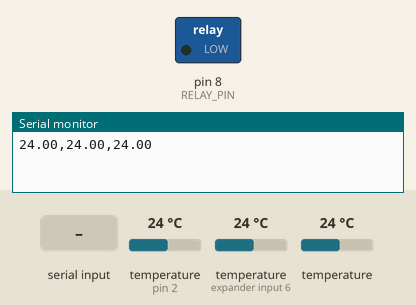
Recording of a sketch running on a simulated Arduino Uno, built with avr-gcc and run on an emulated ATmega328P. Shown: switched loads named in the sketch (green lamp = pin HIGH), the last lines printed to the serial monitor. Inputs (shaded band) come from the test bench; at power-on: temperature (sensors on pin 2, expander input 6) 24 °C, temperature 24 °C.

Above: at 1.9 s.
2.0 s: "ON\n" received over Serial
At 4.1 s:
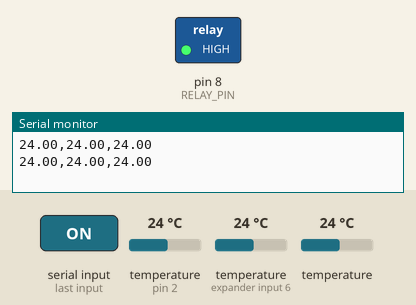
5.0 s: "OFF\n" received over Serial
At 7.1 s:
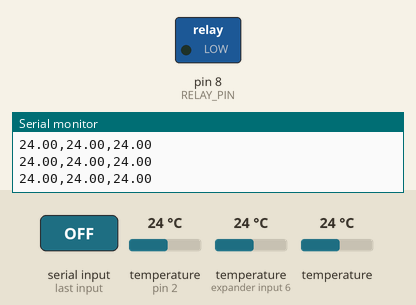
Timing chart, 0 to 8.6 s (numbered marks = the images above; inputs shaded):
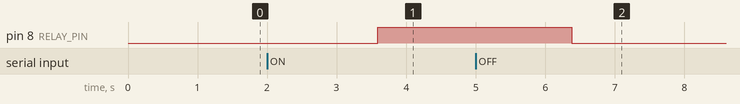

The sketch:

mega_sensors_relay.ino
```cpp
#include <OneWire.h>
#include <DallasTemperature.h>

#define ONE_WIRE_BUS 2
#define RELAY_PIN 8

OneWire oneWire(ONE_WIRE_BUS);
DallasTemperature sensors(&oneWire);

float temp_in = 0;
float temp_out = 0;
float tank_temp = 0;

void setup() {
  Serial.begin(9600);
  sensors.begin();
  pinMode(RELAY_PIN, OUTPUT);
}

void loop() {
  sensors.requestTemperatures();
  temp_in = sensors.getTempCByIndex(0);
  temp_out = sensors.getTempCByIndex(1);
  tank_temp = sensors.getTempCByIndex(2);

  Serial.print(temp_in);
  Serial.print(",");
  Serial.print(temp_out);
  Serial.print(",");
  Serial.println(tank_temp);

  if (Serial.available()) {
    String cmd = Serial.readStringUntil('\n');
    if (cmd == "ON") digitalWrite(RELAY_PIN, HIGH);
    else if (cmd == "OFF") digitalWrite(RELAY_PIN, LOW);
  }

  delay(2000);
}
```

Measured:
- after the input at 2.0 s, pin 8 (RELAY_PIN): LOW → HIGH after 1.6 s
- after the input at 5.0 s, pin 8 (RELAY_PIN): HIGH → LOW after 1.4 s
